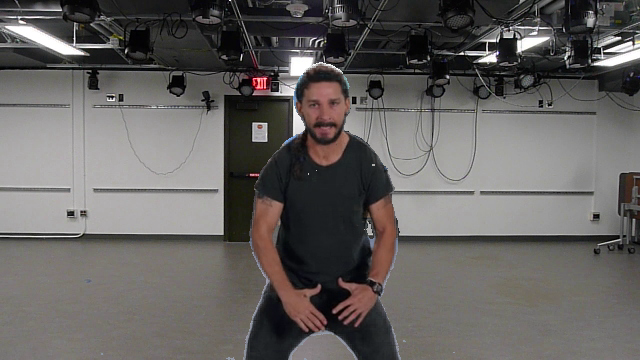
#> input picture survey/color/gmm_jadwin_shia_bgr.png, 640 x 360 px
$ python testing.py survey/color survey/color
#> lines starting #> are read from the running program, lines starting #| are printed output that depends on the picture; after the words box and inside, x2 and y2 are one past the last pixel; in counts of white or black regions, pixels touching at a corner belong together
import numpy as np
import argparse
import imageio
import cv2
import time
from os import listdir, path

def main(args):
    print("Segmentations:", args.segmentation_path)
    print("Ground truth:", args.ground_truth_path)

    seg_filenames = listdir(args.segmentation_path)
    gt_filenames = listdir(args.ground_truth_path)

    print(len(seg_filenames), "files found")

    false_positive_rate = np.zeros(len(seg_filenames), dtype=float)
    false_negative_rate = np.zeros(len(seg_filenames), dtype=float)
    fg_recall = np.zeros(len(seg_filenames), dtype=float)
    fg_precision = np.zeros(len(seg_filenames), dtype=float)
    accuracy = np.zeros(len(seg_filenames), dtype=float)

    for i in range(len(seg_filenames)):
        seg_im = imageio.imread(path.join(args.segmentation_path, seg_filenames[i]))
#> seg_im is the input picture: shape (360, 640, 3); mean R, G, B 100.9, 98, 96.2
        gt_im = imageio.imread(path.join(args.ground_truth_path, gt_filenames[i]))

        gt_im = cv2.cvtColor(gt_im, cv2.COLOR_BGR2GRAY)
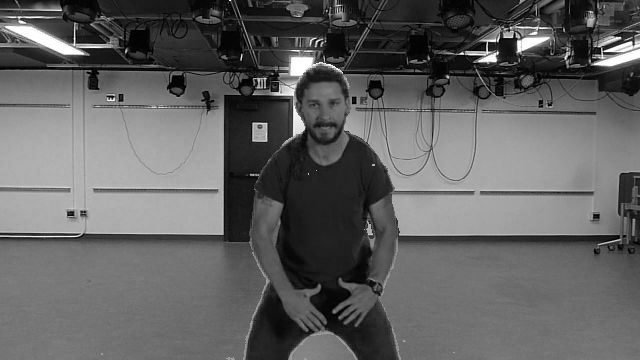
#> gt_im: shape (360, 640); min 0, max 255, mean 97.8
        gt_im[gt_im>=128] = 255
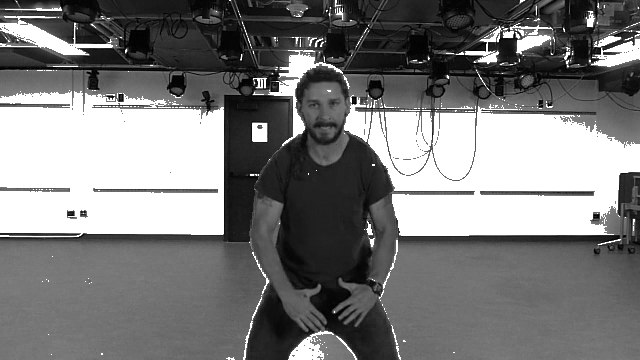
#> gt_im: shape (360, 640); min 0, max 255, mean 122.8
        gt_im[gt_im<128] = 0
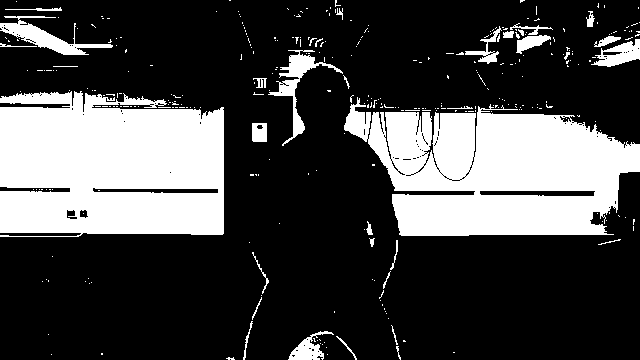
#> gt_im: shape (360, 640); 27.4% white; 336 white regions (302 under 20 px), largest, box (x1, y1, x2, y2) and area: (0, 91, 224, 237) 28780, (344, 97, 640, 236) 27240, (0, 16, 113, 55) 1373
        seg_im[np.nonzero(seg_im)] = 255
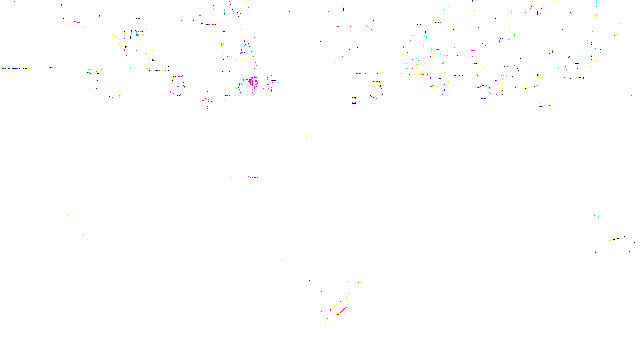
#> seg_im: shape (360, 640, 3); mean R, G, B 254.7, 254.5, 254.5

        num_fg_gt = float(np.count_nonzero(gt_im))
#> num_fg_gt = 63143
        num_bg_gt = float(gt_im.size - num_fg_gt)
#> num_bg_gt = 167257

        num_fg_seg = float(np.count_nonzero(seg_im))
#> num_fg_seg = 690007

        # Positive: Foreground
        # Negative: Background
        # Sanity check: Recall should be complement of false negative

        if num_bg_gt > 0:
            # False positive:  background marked as foreground
#> (the run stopped early here; a loop or call above may not have finished)
